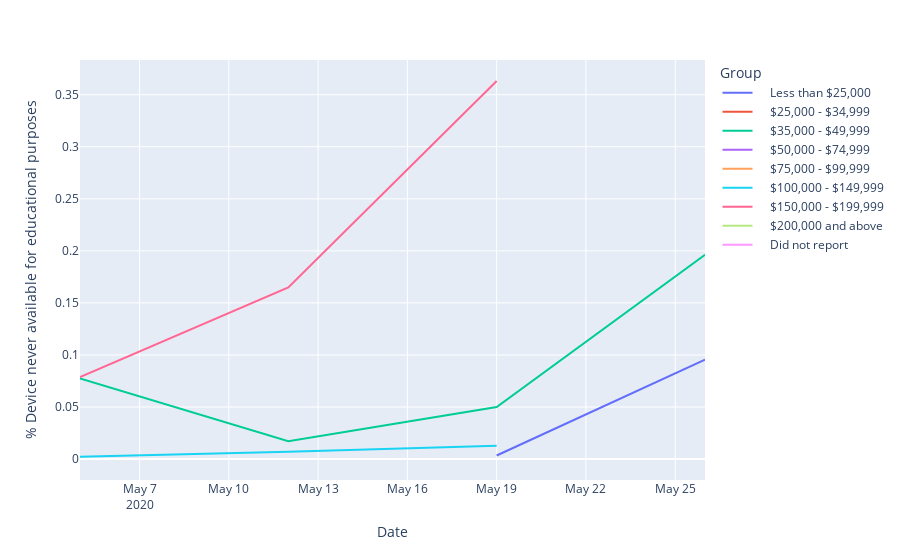

Notebook code cell kept with this figure:
### Code cell
income_df["% Device never available for educational purposes"] = income_df["Device never available for educational purposes"]/income_df["Total"]

fig = px.line(income_df, x = "Date", y = "% Device never available for educational purposes", color = "Group")
fig.show()

### Figure 1 — Plotly figure (JSON) as saved in the notebook; plotly's stock layout.template omitted (floating-point values rounded to 4 significant figures)
{"data": [{"hovertemplate": "Group=    Less than $25,000<br>Date=%{x}<br>% Device never available for educational purposes=%{y}<extra></extra>", "legendgroup": "    Less than $25,000", "line": {"color": "#636efa", "dash": "solid"}, "mode": "lines", "name": "    Less than $25,000", "orientation": "v", "showlegend": true, "type": "scatter", "x": ["2020-05-05", "2020-05-12", "2020-05-19", "2020-05-26"], "xaxis": "x", "y": [0.02099, null, 0.003434, 0.09552], "yaxis": "y"}, {"hovertemplate": "Group=    $25,000 - $34,999<br>Date=%{x}<br>% Device never available for educational purposes=%{y}<extra></extra>", "legendgroup": "    $25,000 - $34,999", "line": {"color": "#EF553B", "dash": "solid"}, "mode": "lines", "name": "    $25,000 - $34,999", "orientation": "v", "showlegend": true, "type": "scatter", "x": ["2020-05-05", "2020-05-12", "2020-05-19", "2020-05-26"], "xaxis": "x", "y": [0.005758, null, 0.002284, null], "yaxis": "y"}, {"hovertemplate": "Group=    $35,000 - $49,999<br>Date=%{x}<br>% Device never available for educational purposes=%{y}<extra></extra>", "legendgroup": "    $35,000 - $49,999", "line": {"color": "#00cc96", "dash": "solid"}, "mode": "lines", "name": "    $35,000 - $49,999", "orientation": "v", "showlegend": true, "type": "scatter", "x": ["2020-05-05", "2020-05-12", "2020-05-19", "2020-05-26"], "xaxis": "x", "y": [0.07749, 0.01706, 0.04995, 0.1962], "yaxis": "y"}, {"hovertemplate": "Group=    $50,000 - $74,999<br>Date=%{x}<br>% Device never available for educational purposes=%{y}<extra></extra>", "legendgroup": "    $50,000 - $74,999", "line": {"color": "#ab63fa", "dash": "solid"}, "mode": "lines", "name": "    $50,000 - $74,999", "orientation": "v", "showlegend": true, "type": "scatter", "x": ["2020-05-05", "2020-05-12", "2020-05-19", "2020-05-26"], "xaxis": "x", "y": [null, null, 5.613e-05, null], "yaxis": "y"}, {"hovertemplate": "Group=    $75,000 - $99,999<br>Date=%{x}<br>% Device never available for educational purposes=%{y}<extra></extra>", "legendgroup": "    $75,000 - $99,999", "line": {"color": "#FFA15A", "dash": "solid"}, "mode": "lines", "name": "    $75,000 - $99,999", "orientation": "v", "showlegend": true, "type": "scatter", "x": ["2020-05-05", "2020-05-12", "2020-05-19", "2020-05-26"], "xaxis": "x", "y": [null, null, null, null], "yaxis": "y"}, {"hovertemplate": "Group=    $100,000 - $149,999<br>Date=%{x}<br>% Device never available for educational purposes=%{y}<extra></extra>", "legendgroup": "    $100,000 - $149,999", "line": {"color": "#19d3f3", "dash": "solid"}, "mode": "lines", "name": "    $100,000 - $149,999", "orientation": "v", "showlegend": true, "type": "scatter", "x": ["2020-05-05", "2020-05-12", "2020-05-19", "2020-05-26"], "xaxis": "x", "y": [0.002107, 0.007002, 0.01268, null], "yaxis": "y"}, {"hovertemplate": "Group=    $150,000 - $199,999<br>Date=%{x}<br>% Device never available for educational purposes=%{y}<extra></extra>", "legendgroup": "    $150,000 - $199,999", "line": {"color": "#FF6692", "dash": "solid"}, "mode": "lines", "name": "    $150,000 - $199,999", "orientation": "v", "showlegend": true, "type": "scatter", "x": ["2020-05-05", "2020-05-12", "2020-05-19", "2020-05-26"], "xaxis": "x", "y": [0.07877, 0.1648, 0.3632, null], "yaxis": "y"}, {"hovertemplate": "Group=    $200,000 and above<br>Date=%{x}<br>% Device never available for educational purposes=%{y}<extra></extra>", "legendgroup": "    $200,000 and above", "line": {"color": "#B6E880", "dash": "solid"}, "mode": "lines", "name": "    $200,000 and above", "orientation": "v", "showlegend": true, "type": "scatter", "x": ["2020-05-05", "2020-05-12", "2020-05-19", "2020-05-26"], "xaxis": "x", "y": [null, null, 0.0007564, null], "yaxis": "y"}, {"hovertemplate": "Group=    Did not report<br>Date=%{x}<br>% Device never available for educational purposes=%{y}<extra></extra>", "legendgroup": "    Did not report", "line": {"color": "#FF97FF", "dash": "solid"}, "mode": "lines", "name": "    Did not report", "orientation": "v", "showlegend": true, "type": "scatter", "x": ["2020-05-05", "2020-05-12", "2020-05-19", "2020-05-26"], "xaxis": "x", "y": [null, null, null, null], "yaxis": "y"}], "layout": {"autosize": true, "legend": {"title": {"text": "Group"}, "tracegroupgap": 0}, "margin": {"t": 60}, "xaxis": {"anchor": "y", "autorange": true, "domain": [0, 1], "range": ["2020-05-05", "2020-05-26"], "title": {"text": "Date"}, "type": "date"}, "yaxis": {"anchor": "x", "autorange": true, "domain": [0, 1], "range": [-0.02012, 0.3834], "title": {"text": "% Device never available for educational purposes"}, "type": "linear"}}}
